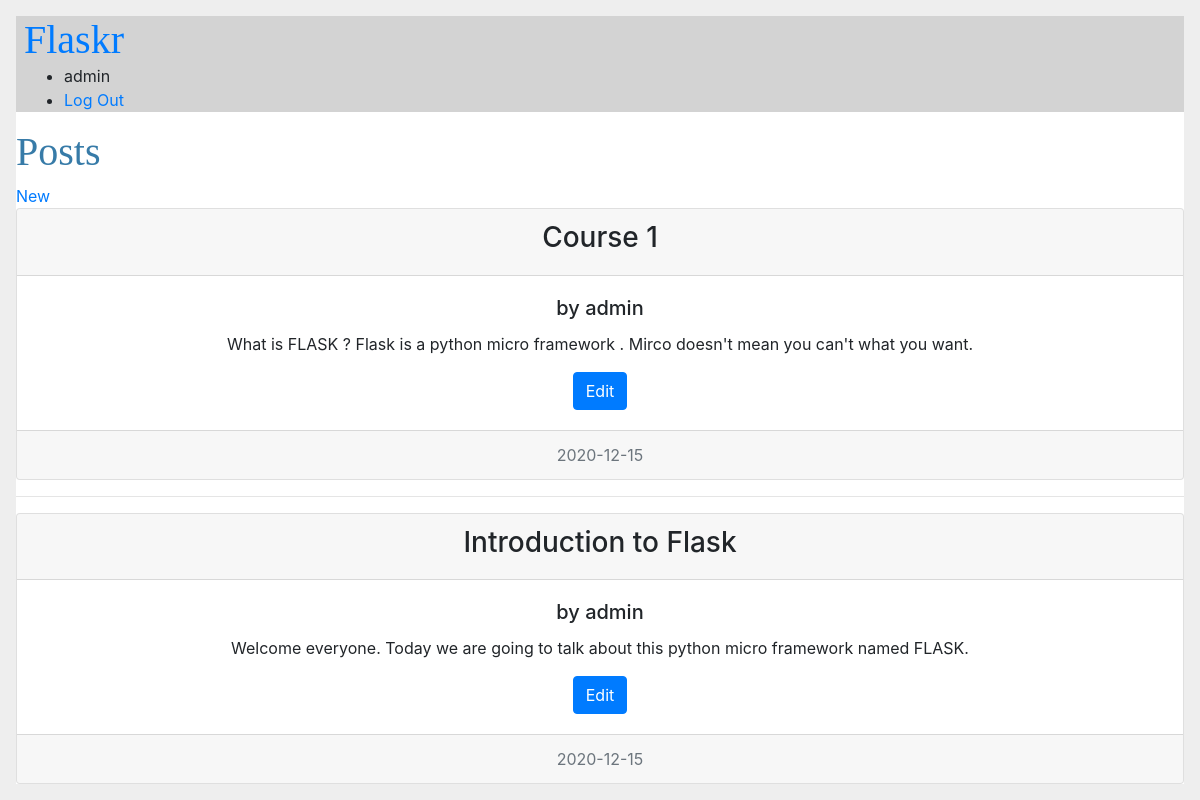
The app's page / (signed in) with its own data.
### tables this page shows
CREATE TABLE user (id INTEGER PRIMARY KEY AUTOINCREMENT, username TEXT UNIQUE NOT NULL, password TEXT NOT NULL);

CREATE TABLE post (
id INTEGER PRIMARY KEY AUTOINCREMENT,
author_id INTEGER NOT NULL,
created TIMESTAMP NOT NULL DEFAULT CURRENT_TIMESTAMP,
title TEXT NOT NULL,
body TEXT NOT NULL,
FOREIGN KEY (author_id) REFERENCES user (id)
);

### flaskr/blog.py (the view)
@bp.route('/')
def index():
    db = get_db()
    posts = db.execute(
        "SELECT * FROM post p JOIN user u ON p.author_id = u.id ORDER BY created DESC"
        ).fetchall()
    return render_template("blog/index.html", posts = posts)

### flaskr/auth.py (called while the page is built)
@bp.before_app_request
def load_logged_in_user():
    user_id = session.get('user_id')
    if user_id is None:
        g.user = None
    else:
        g.user = get_db().execute(
                "SELECT * FROM user WHERE id = ?",(user_id,)
                ).fetchone()

### flaskr/db.py (called while the page is built)
def get_db():
    if 'db' not in g:
        g.db = sqlite3.connect(
                    current_app.config['DATABASE'],
                    detect_types = sqlite3.PARSE_DECLTYPES)
        g.db.row_factory = sqlite3.Row
    return g.db

### flaskr/templates/blog/index.html (shortened to what this page needs)
{% extends 'base.html' %}
{% block header %}
    <h1>Posts </h1>
    {% if g.user %}
        <a class ="action" href = "{{ url_for('blog.create') }}">New</a>
    {% endif %}
{% endblock %}
{% block content %}
    {% for post in posts %}
        <div class="card text-center">
              <div class="card-header">
                <h3> {{ post['title'] }} </h3>
              </div>
              <div class="card-body">
                <h5 class="card-title">by {{ post['username'] }} </h5>
                <p class="card-text"> {{ post['body'] }}</p>
                {% if g.user['id'] == post['author_id'] %}
                    <a href="{{ url_for('blog.update', id=post['id']) }}" class="btn btn-primary">Edit</a>
                {% endif %}
              </div>
              <div class="card-footer text-muted">
                {{ post['created'].strftime('%Y-%m-%d ') }}
              </div>
        </div>
        {% if not loop.last %}
                <hr>
        {% endif %}
    {% endfor %}
{% endblock %}

### flaskr/templates/base.html (shortened to what this page needs)
<html lang="en">
    <head >
        <link rel="stylesheet" href="{{ url_for('static', filename='style.css') }}">
        <link rel="stylesheet" href="https://cdn.jsdelivr.net/npm/bootstrap@4.5.3/dist/css/bootstrap.min.css">
    </head>
    <body>
        <nav>
            <h1><a href = "{{url_for('blog.index')}}">Flaskr</a></h1>
                <ul>
                    {% if g.user %}
                        <li><span>{{ g.user['username'] }}</span></li>
                        <li><a href="{{ url_for('auth.logout') }}">Log Out</a></li>
                    {% else %}
                        <li><a href="{{ url_for('auth.register') }}">Register</a></li>
                        <li><a href="{{ url_for('auth.login') }}">Log In</a></li>
                    {% endif %}
                </ul>
        </nav>
        <section class="content">
            <header>
                {% block header %}{% endblock %}
            </header>
            {% block content %}{% endblock %}
        </section>
    </body>
</html>

### flaskr/static/style.css (style rules this page uses)
html { font-family : sans-serif; background : #eee; padding : 1rem; }
body { margin : 0 auto; background : white; }
h1 { font-family : serif; margin : 1rem 0; color : #377ba8; }
a { color : #377ba8; }
nav { background : lightgray; display : flex; align-items : center; padding : 0 0.5rem; }
nav h1 { flex : auto; margin : 0; }
nav h1 a { text-decoration : none; padding : 0.25 rem 0.5rem; }

### records on screen
user: user.username "admin"
post: title "Course 1", username "admin", body "What is FLASK ? Flask is a python micro framework . Mirco doesn't mean you can't what you want.", created "2020-12-15"
post: title "Introduction to Flask", username "admin", body "Welcome everyone. Today we are going to talk about this python micro framework named FLASK.", created "2020-12-15"
